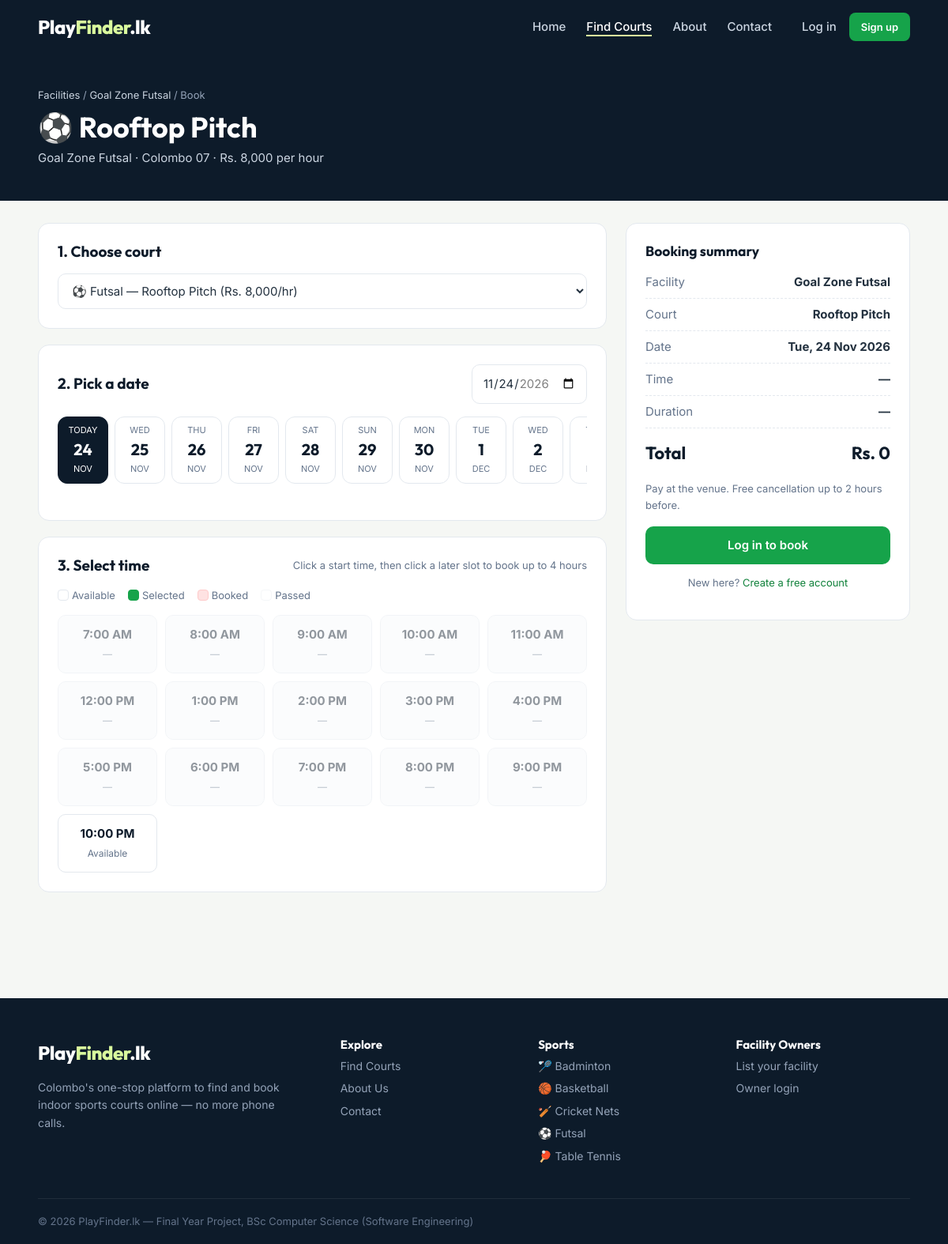
The page /book.php?court=4 on the database its author committed.
### tables this page shows
CREATE TABLE courts (
    id             INT AUTO_INCREMENT PRIMARY KEY,
    facility_id    INT NOT NULL,
    sport_id       INT NOT NULL,
    name           VARCHAR(80) NOT NULL,
    price_per_hour DECIMAL(10,2) NOT NULL,
    is_active      TINYINT(1) NOT NULL DEFAULT 1,
    CONSTRAINT fk_court_fac   FOREIGN KEY (facility_id) REFERENCES facilities(id) ON DELETE CASCADE,
    CONSTRAINT fk_court_sport FOREIGN KEY (sport_id)    REFERENCES sports(id)
);

CREATE TABLE facilities (
    id          INT AUTO_INCREMENT PRIMARY KEY,
    owner_id    INT NOT NULL,
    name        VARCHAR(120) NOT NULL,
    description TEXT,
    address     VARCHAR(255) NOT NULL,
    area        VARCHAR(60)  NOT NULL,
    latitude    DECIMAL(10,7) NOT NULL,
    longitude   DECIMAL(10,7) NOT NULL,
    phone       VARCHAR(20)  NOT NULL,
    open_time   TIME NOT NULL DEFAULT '06:00:00',
    close_time  TIME NOT NULL DEFAULT '22:00:00',
    amenities   VARCHAR(255) DEFAULT NULL,
    image       VARCHAR(255) DEFAULT NULL,
    status      ENUM('pending','approved','rejected') NOT NULL DEFAULT 'pending',
    created_at  DATETIME NOT NULL DEFAULT CURRENT_TIMESTAMP,
    CONSTRAINT fk_fac_owner FOREIGN KEY (owner_id) REFERENCES users(id) ON DELETE CASCADE,
    INDEX idx_fac_area (area),
    INDEX idx_fac_status (status)
);

CREATE TABLE sports (
    id    INT AUTO_INCREMENT PRIMARY KEY,
    name  VARCHAR(50) NOT NULL UNIQUE,
    slug  VARCHAR(50) NOT NULL UNIQUE,
    icon  VARCHAR(10) NOT NULL DEFAULT '🏅'
);

### includes/functions.php (called while the page is built, shortened)
<?php
function e($value): string
{
    return htmlspecialchars((string)($value ?? ''), ENT_QUOTES, 'UTF-8');
}
function url(string $path = ''): string
{
    return BASE_URL . '/' . ltrim($path, '/');
}
function lkr($amount): string
{
    return 'Rs. ' . number_format((float)$amount, 0);
}
function time_label(string $time): string
{
    return date('g:i A', strtotime($time));
}
function date_label(string $date): string
{
    return date('D, d M Y', strtotime($date));
}
function all_sports(): array
{
    static $sports = null;
    if ($sports === null) {
        $sports = q_all('SELECT * FROM sports ORDER BY name');
    }
    return $sports;
}

### includes/db.php (called while the page is built, shortened)
<?php
function db(): PDO
{
    static $pdo = null;
    if ($pdo === null) {
        try {
            $pdo = new PDO(DB_DSN, DB_USER, DB_PASS, [
                PDO::ATTR_ERRMODE            => PDO::ERRMODE_EXCEPTION,
                PDO::ATTR_DEFAULT_FETCH_MODE => PDO::FETCH_ASSOC,
                PDO::ATTR_EMULATE_PREPARES   => false,
            ]);
        } catch (PDOException $e) {
            http_response_code(500);
            exit('<div style="font-family:sans-serif;padding:40px;max-width:640px;margin:auto">
                <h2>Database connection failed</h2>
                <p>Please make sure MySQL is running in XAMPP and that you imported
                <code>database/playfinder.sql</code> in phpMyAdmin.</p>
                <p style="color:#888">Check settings in <code>config/config.php</code>.</p></div>');
        }
    }
    return $pdo;
}
function q(string $sql, array $params = []): PDOStatement
{
    $stmt = db()->prepare($sql);
    $stmt->execute($params);
    return $stmt;
}
function q_one(string $sql, array $params = []): ?array
{
    $row = q($sql, $params)->fetch();
    return $row === false ? null : $row;
}
function q_all(string $sql, array $params = []): array
{
    return q($sql, $params)->fetchAll();
}

### includes/booking.php (called while the page is built, shortened)
<?php
function get_bookable_court(int $courtId): ?array
{
    return q_one(
        'SELECT c.*, s.name AS sport_name, s.icon, f.name AS facility_name, f.id AS facility_id,
                f.open_time, f.close_time, f.area, f.address, f.owner_id
         FROM courts c
         JOIN facilities f ON f.id = c.facility_id
         JOIN sports s ON s.id = c.sport_id
         WHERE c.id = ? AND c.is_active = 1 AND f.status = ?',
        [$courtId, 'approved']
    );
}
function booked_ranges(int $courtId, string $date): array
{
    return q_all(
        'SELECT start_time, end_time FROM bookings
         WHERE court_id = ? AND booking_date = ? AND status = ?',
        [$courtId, $date, 'confirmed']
    );
}
function get_day_slots(array $court, string $date): array
{
    $open  = (int)substr($court['open_time'], 0, 2);
    $close = (int)substr($court['close_time'], 0, 2);
    $booked = booked_ranges((int)$court['id'], $date);
    $now = time();
    $slots = [];
    for ($h = $open; $h < $close; $h++) {
        $start = sprintf('%02d:00:00', $h);
        $end   = sprintf('%02d:00:00', $h + 1);
        $status = 'available';
        if (strtotime("$date $start") <= $now) {
            $status = 'past';
        }
        $slots[] = [
            'start'  => substr($start, 0, 5),
            'end'    => substr($end, 0, 5),
            'label'  => time_label($start),
            'status' => $status,
        ];
    }
    return $slots;
}

### includes/auth.php (called while the page is built, shortened)
<?php
function current_user(): ?array
{
    static $user = false;
    if ($user === false) {
        $user = null;
    }
    return $user;
}

### book.php (the view, shortened to what this page needs)
<?php
$courtId = (int)($_GET['court'] ?? $_POST['court_id'] ?? 0);
$court = get_bookable_court($courtId);
$date = $_GET['date'] ?? date('Y-m-d');
$otherCourts = q_all('SELECT c.id, c.name, c.price_per_hour, s.name AS sport_name, s.icon FROM courts c
                      JOIN sports s ON s.id = c.sport_id WHERE c.facility_id = ? AND c.is_active = 1 ORDER BY s.name, c.name',
                      [$court['facility_id']]);
$slots = get_day_slots($court, $date);
$user = current_user();
require __DIR__ . '/includes/header.php';
?>
<section class="page-head">
    <div class="container">
        <div class="breadcrumb"><a href="<?= url('facilities.php') ?>">Facilities</a> / <a href="<?= url('facility.php?id=' . $court['facility_id']) ?>"><?= e($court['facility_name']) ?></a> / Book</div>
        <h1><?= e($court['icon'] . ' ' . $court['name']) ?></h1>
        <p><?= e($court['facility_name']) ?> · <?= e($court['area']) ?> · <?= lkr($court['price_per_hour']) ?> per hour</p>
    </div>
</section>
<div class="container section" style="padding-top:28px">
    <form method="post" id="bookingForm" class="booking-layout">
        <div>
            <div class="card">
                <div class="card-title">
                    <h3>1. Choose court</h3>
                </div>
                <select id="courtSelect" aria-label="Court">
                    <?php foreach ($otherCourts as $oc): ?>
                        <option value="<?= $oc['id'] ?>" <?= $oc['id'] == $court['id'] ? 'selected' : '' ?>>
                            <?= e($oc['icon'] . ' ' . $oc['sport_name'] . ' — ' . $oc['name'] . ' (' . lkr($oc['price_per_hour']) . '/hr)') ?>
                        </option>
                    <?php endforeach; ?>
                </select>
            </div>
            <div class="card">
                <div class="card-title">
                    <h3>2. Pick a date</h3>
                    <input type="date" id="datePicker" style="width:auto" value="<?= e($date) ?>"
                           min="<?= date('Y-m-d') ?>" max="<?= date('Y-m-d', strtotime('+' . MAX_DAYS_AHEAD . ' days')) ?>">
                </div>
                <div class="date-strip" id="dateStrip">
                    <?php for ($i = 0; $i < 14; $i++):
                        $d = date('Y-m-d', strtotime("+$i days")); ?>
                        <button type="button" class="date-pill <?= $d === $date ? 'active' : '' ?>" data-date="<?= $d ?>">
                            <small><?= $i === 0 ? 'Today' : date('D', strtotime($d)) ?></small>
                            <strong><?= date('j', strtotime($d)) ?></strong>
                            <small><?= date('M', strtotime($d)) ?></small>
                        </button>
                    <?php endfor; ?>
                </div>
            </div>
            <div class="card">
                <div class="card-title">
                    <h3>3. Select time</h3>
                    <span class="muted small">Click a start time, then click a later slot to book up to <?= MAX_BOOKING_HOURS ?> hours</span>
                </div>
                <div class="legend">
                    <span><i></i>Available</span><span><i class="l-sel"></i>Selected</span><span><i class="l-booked"></i>Booked</span><span><i style="opacity:.4"></i>Passed</span>
                </div>
                <div class="slot-grid" id="slotGrid">
                    <?php foreach ($slots as $s): ?>
                        <button type="button" class="slot <?= $s['status'] ?>" data-start="<?= $s['start'] ?>" <?= $s['status'] !== 'available' ? 'disabled' : '' ?>>
                            <strong><?= e($s['label']) ?></strong>
                            <small><?= $s['status'] === 'available' ? 'Available' : ($s['status'] === 'booked' ? 'Booked' : '—') ?></small>
                        </button>
                    <?php endforeach; ?>
                </div>
            </div>
        </div>
        <aside class="detail-side">
            <div class="card">
                <h3>Booking summary</h3>
                <div class="summary-row"><span class="muted">Facility</span><strong><?= e($court['facility_name']) ?></strong></div>
                <div class="summary-row"><span class="muted">Court</span><strong><?= e($court['name']) ?></strong></div>
                <div class="summary-row"><span class="muted">Date</span><strong id="sumDate"><?= date_label($date) ?></strong></div>
                <div class="summary-row"><span class="muted">Time</span><strong id="sumTime">—</strong></div>
                <div class="summary-row"><span class="muted">Duration</span><strong id="sumHours">—</strong></div>
                <div class="summary-total"><span>Total</span><span id="sumTotal">Rs. 0</span></div>
                <p class="muted small mb-0">Pay at the venue. Free cancellation up to <?= CANCEL_LIMIT_HOURS ?> hours before.</p>
                <?php if ($user): ?>
                    <div class="form-group mt-2">
                        <label for="notes">Note for the venue (optional)</label>
                        <input type="text" name="notes" id="notes" maxlength="255" placeholder="e.g. Need 2 rackets">
                    </div>
                    <button class="btn btn-primary btn-block" id="confirmBtn" disabled>Confirm booking</button>
                <?php else: ?>
                    <a href="<?= url('login.php?next=' . urlencode('book.php?court=' . $court['id'] . '&date=' . $date)) ?>" class="btn btn-primary btn-block mt-2">Log in to book</a>
                    <p class="small muted text-center">New here? <a href="<?= url('register.php') ?>">Create a free account</a></p>
                <?php endif; ?>
            </div>
        </aside>
    </form>
</div>
<?php $pageScripts = ob_get_clean();
require __DIR__ . '/includes/footer.php';

### includes/footer.php (shortened to what this page needs)
</main>
<footer class="site-footer">
    <div class="container footer-grid">
        <div>
            <a href="<?= url('index.php') ?>" class="logo logo-light">Play<span>Finder</span>.lk</a>
            <p class="muted-light">Colombo's one-stop platform to find and book indoor sports courts online — no more phone calls.</p>
        </div>
        <div>
            <h4>Explore</h4>
            <a href="<?= url('facilities.php') ?>">Find Courts</a>
            <a href="<?= url('about.php') ?>">About Us</a>
            <a href="<?= url('contact.php') ?>">Contact</a>
        </div>
        <div>
            <h4>Sports</h4>
            <?php foreach (all_sports() as $s): ?>
                <a href="<?= url('facilities.php?sport=' . $s['id']) ?>"><?= e($s['icon'] . ' ' . $s['name']) ?></a>
            <?php endforeach; ?>
        </div>
        <div>
            <h4>Facility Owners</h4>
            <a href="<?= url('register.php?type=owner') ?>">List your facility</a>
            <a href="<?= url('login.php') ?>">Owner login</a>
        </div>
    </div>
    <div class="container footer-bottom">
        © <?= date('Y') ?> PlayFinder.lk — Final Year Project, BSc Computer Science (Software Engineering)
    </div>
</footer>
</body>
</html>

### rows shown on the page
courts: facility.name "Goal Zone Futsal", sport+name "⚽ Rooftop Pitch", facility.area "Colombo 07", price_per_hour "Rs. 8,000", name "Rooftop Pitch"
sports: icon+name "🏸 Badminton"
sports: icon+name "🏀 Basketball"
sports: icon+name "🏏 Cricket Nets"
sports: icon+name "⚽ Futsal"
sports: icon+name "🏓 Table Tennis"

### other values the page prints
date('j', strtotime($d)) "24"
date('M', strtotime($d)) "NOV"
date('D', strtotime($d)) "WED"
date('j', strtotime($d)) "25"
date('D', strtotime($d)) "THU"
date('j', strtotime($d)) "26"
date('D', strtotime($d)) "FRI"
date('j', strtotime($d)) "27"
date('D', strtotime($d)) "SAT"
date('j', strtotime($d)) "28"
date('D', strtotime($d)) "SUN"
date('j', strtotime($d)) "29"
date('D', strtotime($d)) "MON"
date('j', strtotime($d)) "30"
date('D', strtotime($d)) "TUE"
